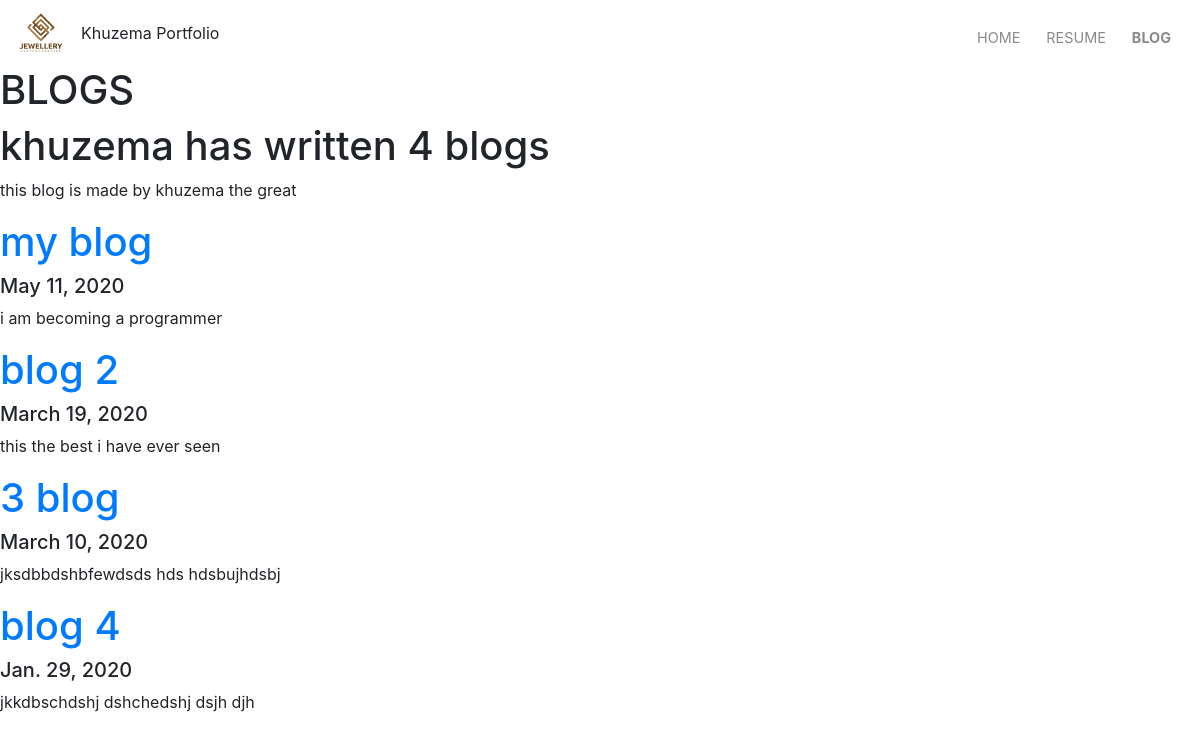
Screenshot of /blog/ with the database file from the repository.
### blog/models.py (models this page shows)
class project_blog(models.Model):
    title = models.CharField(max_length=200)
    date = models.DateField()
    describtion = models.TextField()
    image = models.ImageField(upload_to='blog/image' , blank=True)

### blog/views.py (the view)
# urls.py: path('' , views.all_blog , name='all_blog'),
def all_blog(request):
    blog_project = project_blog.objects.all()
    return render(request , 'blog/all_blog.html' , {'blog_project':blog_project})

### blog/templates/blog/all_blog.html
{% extends 'portfolio/base.html' %}
{% block content %}
<h1>BLOGS</h1>
<h1>khuzema has written {{blog_project.count}} blogs</h1>
<p>this blog is made by khuzema the great</p>
{% for project in blog_project %}
    <a href="{% url 'detail' project.id %}"><h1>{{ project.title }}</h1><a/>
    <h5>{{ project.date }}</h5>
    <p>{{ project.describtion | truncatechars:50 }}</p>
{% endfor %}
{% endblock %}

### portfolio/static/portfolio/style2.css (style rules this page uses)
* { margin:0; padding:0; }

### rows the page displays
project_blog: title "my blog", date "May 11, 2020", describtion "i am becoming a programmer"
project_blog: title "blog 2", date "March 19, 2020", describtion "this the best i have ever seen"
project_blog: title "3 blog", date "March 10, 2020", describtion "jksdbbdshbfewdsds hds hdsbujhdsbj"
project_blog: title "blog 4", date "Jan. 29, 2020", describtion "jkkdbschdshj dshchedshj dsjh djh"

### other values shown
{{ blog_project.count }} "4"
